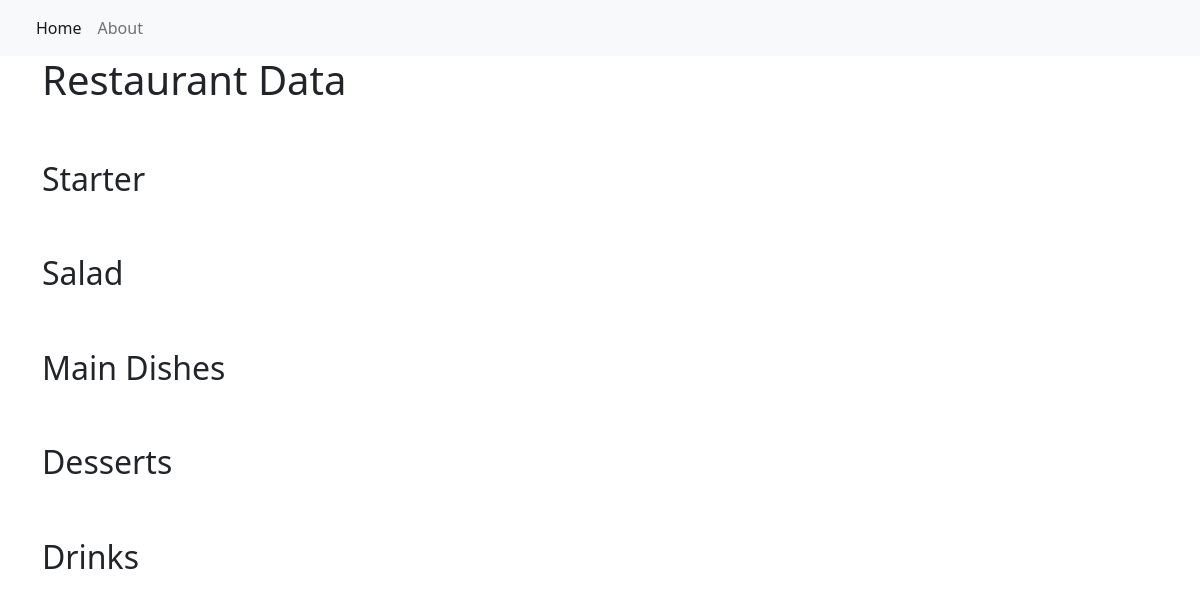
The app's page /, older data.
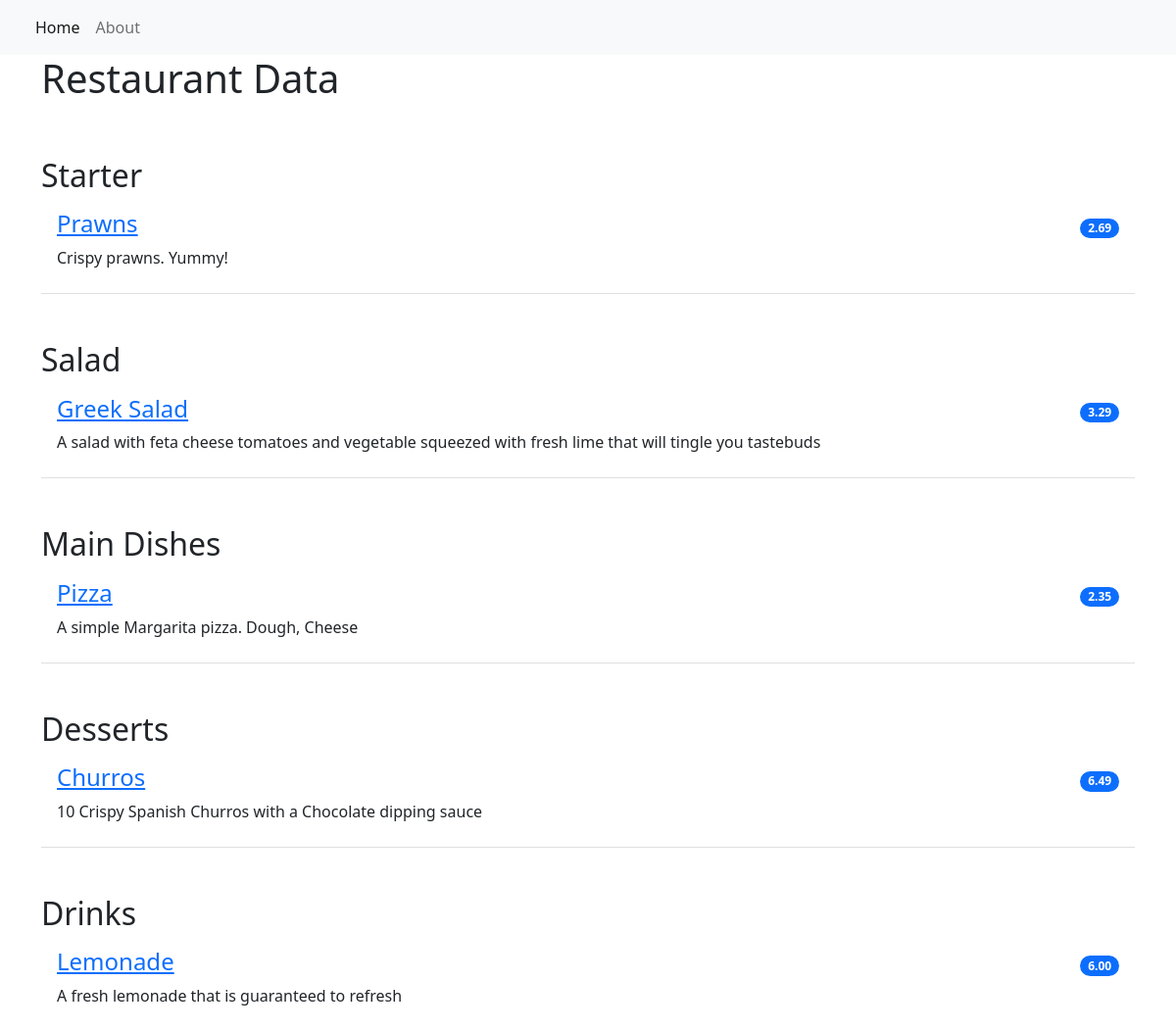
The same page, newer data.
### restaurant_menu/models.py (models this page shows, shortened)
class Item(models.Model):
    meal = models.CharField(max_length=1000, unique=True)
    description = models.CharField(max_length=2000)
    price = models.DecimalField(decimal_places=2, max_digits=10)
    meal_type = models.CharField(choices=MEAL_TYPE, max_length=200)
    author = models.ForeignKey(User, on_delete=models.PROTECT)
    status = models.IntegerField(default=1, choices=STATUS)
    date_created = models.DateTimeField(auto_now_add=True)
    date_updated = models.DateTimeField(auto_now=True)

### restaurant_menu/views.py (the view)
# urls.py: path("", views.MenuList.as_view(), name='home'),
class MenuList(generic.ListView):
    queryset = Item.objects.order_by("-date_created")
    template_name = "index.html"
    def get_context_data(self, **kwargs):
        context = super().get_context_data(**kwargs)
        context["meals"] = MEAL_TYPE
        return context

### templates/index.html
{% extends 'base.html' %}
{% block content %}
<div class="container">
    <ul class="list-group list-group-flush">
        <h1>Restaurant Data</h1>
        {% for meal in meals %}
            <h2 class="pt-5">{{ meal.1 }}</h2>
            {% for row in item_list %}
                {% if row.meal_type == meal.0 %}
                    {% if row.status == 0 %}
                    <li class="list-group-item d-flex justify-content-between align-items-center border-0 pb-0">
                        <a href="{% url 'menu_item' row.pk %}"><h4><del>{{ row.meal}}</del></h4></a>
                        <span class="badge bg-primary rounded-pill">{{ row.price }}</span>
                    </li>
                    <li class="list-group-item pt-0">
                        <p>{{ row.description}}</p>
                    </li>
                    {% else %}
                    <li class="list-group-item d-flex justify-content-between align-items-center border-0 pb-0">
                        <a href="{% url 'menu_item' row.pk %}"><h4>{{ row.meal}}</h4></a>
                        <span class="badge bg-primary rounded-pill">{{ row.price }}</span>
                    </li>
                    <li class="list-group-item pt-0">
                    <p>{{ row.description}}</p>
                    </li>
                    {% endif %}
                {% endif %}
            {% endfor %}
        {% endfor %}
    </ul>
</div>
{% endblock content %}

### templates/base.html (shortened to what this page needs)
<!DOCTYPE html>
<html lang="en">
    <head>
        <link href="https://cdn.jsdelivr.net/npm/bootstrap@5.2.0-beta1/dist/css/bootstrap.min.css" rel="stylesheet">
    </head>
    <body>
        <nav class="navbar navbar-expand-lg bg-light">
            <div class="container-fluid">
                <div class="collapse navbar-collapse" id="navbarNav">
                    <ul class="navbar-nav">
                         <li class="nav-item">
                            <a class="nav-link active" aria-current="page" href="{% url 'home' %}">Home</a>
                        </li>
                        <li class="nav-item">
                            <a class="nav-link" aria-current="page" href="{% url 'home' %}">About</a>
                        </li>
                    </ul>
                </div>
            </div>
        </nav>
        {% block content %}
        {% endblock content %}
    </body>
</html>

Row changes from the older to the newer data that the page shows:
added Item: meal "Prawns", price "2.69", description "Crispy prawns. Yummy!", shown under "Starter"
added Item: meal "Greek Salad", price "3.29", description "A salad with feta cheese tomatoes and vegetable squeezed with fresh lime that will tingle you tastebuds", shown under "Salad"
added Item: meal "Pizza", price "2.35", description "A simple Margarita pizza. Dough, Cheese", shown under "Main Dishes"
added Item: meal "Churros", price "6.49", description "10 Crispy Spanish Churros with a Chocolate dipping sauce", shown under "Desserts"
added Item: meal "Lemonade", price "6.00", description "A fresh lemonade that is guaranteed to refresh", shown under "Drinks"
